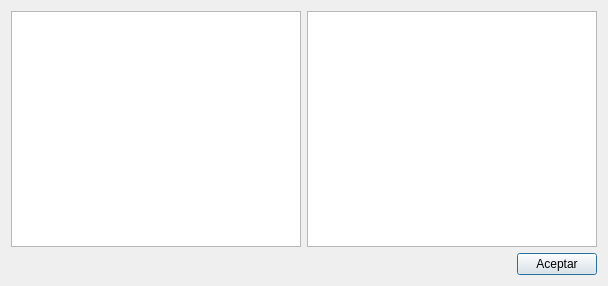
<?xml version="1.0" encoding="UTF-8"?>
<ui version="4.0">
 <class>FrmAddTipoCliente</class>
 <widget class="QDialog" name="FrmAddTipoCliente">
  <property name="geometry">
   <rect>
    <x>0</x>
    <y>0</y>
    <width>608</width>
    <height>286</height>
   </rect>
  </property>
  <property name="windowTitle">
   <string>Añadir tipología a cliente</string>
  </property>
  <property name="windowIcon">
   <iconset>
    <normaloff>:/Icons/PNG/Maya.png</normaloff>:/Icons/PNG/Maya.png</iconset>
  </property>
  <layout class="QGridLayout" name="gridLayout">
   <item row="1" column="0" colspan="2">
    <layout class="QHBoxLayout" name="horizontalLayout">
     <item>
      <spacer name="horizontalSpacer">
       <property name="orientation">
        <enum>Qt::Horizontal</enum>
       </property>
       <property name="sizeHint" stdset="0">
        <size>
         <width>153</width>
         <height>20</height>
        </size>
       </property>
      </spacer>
     </item>
     <item>
      <widget class="QPushButton" name="btnAceptar">
       <property name="text">
        <string>Aceptar</string>
       </property>
       <property name="icon">
        <iconset resource="../maya.qrc">
         <normaloff>:/Icons/PNG/OK.png</normaloff>:/Icons/PNG/OK.png</iconset>
       </property>
      </widget>
     </item>
    </layout>
   </item>
   <item row="0" column="1">
    <widget class="QListWidget" name="list_subTipo"/>
   </item>
   <item row="0" column="0">
    <widget class="QListWidget" name="list_tipo"/>
   </item>
  </layout>
 </widget>
 <resources>
  <include location="../maya.qrc"/>
 </resources>
 <connections/>
 <slots>
  <slot>validar()</slot>
 </slots>
</ui>
